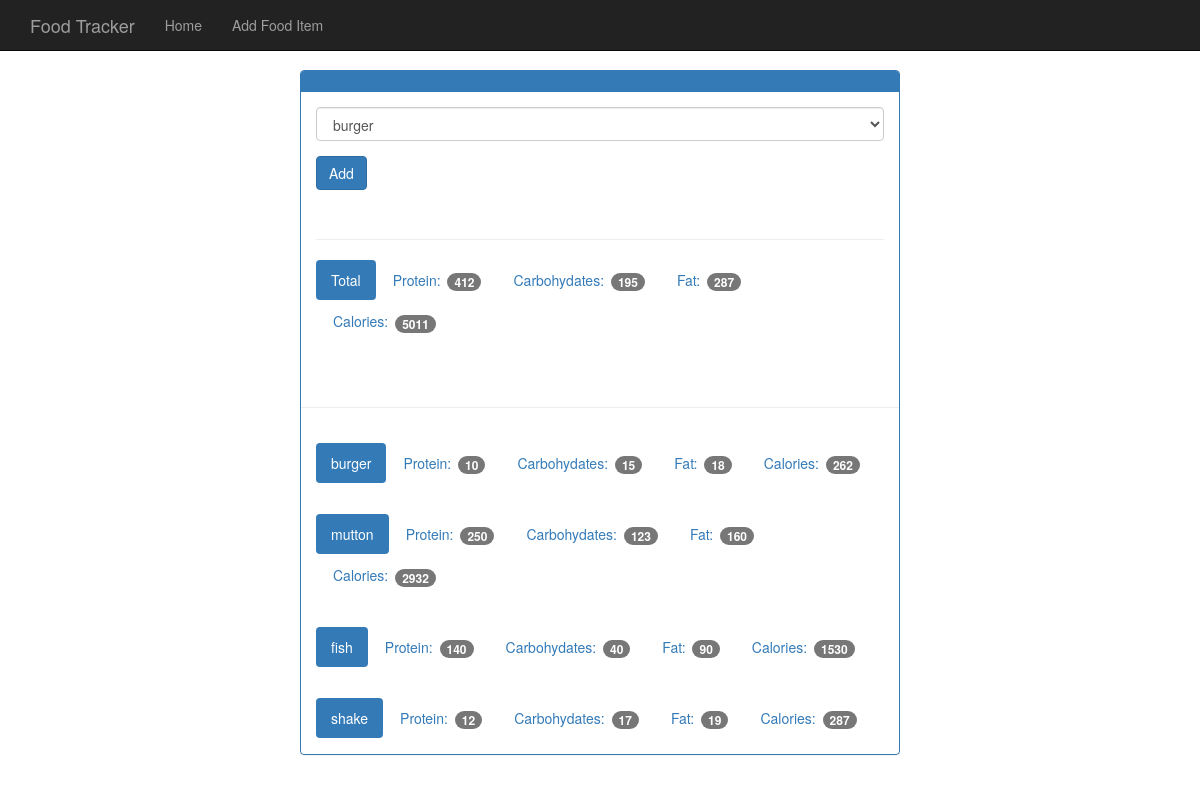
The app's page /view/20210421 with its own data.
### tables this page shows
CREATE TABLE food (
    id integer primary key autoincrement,
    name text not null,
    protein integer not null,
    carbohydrates integer not null,
    fat integer not null,
    calories integer not null
);

### app.py (the view)
@app.route("/view/<date>",methods = ['POST','GET'])
def view(date):
    db = get_db()
    cur = db.execute('select id, entry_date from log_date where entry_date = ?',[date])
    date_result = cur.fetchone()
    if request.method == 'POST':
        db.execute('insert into food_date (food_id ,log_date_id) values (?,?) ',[request.form['food-select'],date_result['id']])
        db.commit()
    d = datetime.strptime(str(date_result['entry_date']), '%Y%m%d')
    pretty_date = datetime.strftime(d, "%B %d, %Y")
    food_cur = db.execute('select id,Name from food')
    food_results = food_cur.fetchall()
    log_cur = db.execute('select food.Name,food.protein,food.carbohydrates,food.fat,food.calories from log_date join food_date on food_date.log_date_id = log_date.id join food on food.id = food_date.food_id where log_date.entry_date = ?',[date])
    log_results = log_cur.fetchall()
    totals = {}
    totals['protein'] = 0
    totals['carbohydrates'] = 0
    totals['fat'] = 0
    totals['calories'] = 0
    for food in log_results:
        totals['protein'] += food['protein']
        totals['carbohydrates']  += food['carbohydrates']
        totals['fat'] += food['fat']
        totals['calories'] += food['calories']
    return render_template("day.html",entry_date = date_result['entry_date'], pretty_date = pretty_date ,food_results = food_results, log_results = log_results ,totals = totals)

### database.py (called while the page is built)
def connect_db():
    sql = sqlite3.connect('food_log.db')
    sql.row_factory = sqlite3.Row
    return sql

def get_db():
    if not hasattr(g,'sqlite_db'):
        g.sqlite_db = connect_db()
    return g.sqlite_db

### templates/day.html (shortened to what this page needs)
{% extends "base.html" %}
{% block body %}
<nav class="navbar navbar-inverse navbar-fixed-top">
  <div class="container">
    <div class="navbar-header">
      <a class="navbar-brand" href="{{url_for('index')}}">Food Tracker</a>
    </div>
    <div id="navbar" class="navbar-collapse collapse">
      <ul class="nav navbar-nav">
        <li><a href="{{url_for('index')}}">Home</a></li>
        <li><a href="{{url_for('food')}}">Add Food Item</a></li>
      </ul>
    </div>
  </div>
</nav>
<div class="container theme-showcase col-sm-6 col-sm-offset-3" role="main">
  <div class="row">
    <div>
      <div class="panel panel-primary">
        <div class="panel-heading">
        </div>
        <div class="panel-body">
          <form method="POST" action="{{url_for('view',date =entry_date)}}">
            <div class="form-group">
              <select class="form-control" name=food-select>
                {%for food in food_results%}
                <option value={{food.id}}>{{food.Name}}</option>
                {%endfor%}
              </select>
            </div>
            <button type="submit" class="btn btn-primary">Add</button>
          </form>
          <div class="page-header"></div>
          <ul class="nav nav-pills" role="tablist">
            <li class="active"><a>Total</a></li>
            <li><a>Protein: <span class="badge">{{totals.protein}}</span></a></li>
            <li><a>Carbohydates: <span class="badge">{{totals.carbohydrates}}</span></a></li>
            <li><a>Fat: <span class="badge">{{totals.fat}}</span></a></li>
            <li><a>Calories: <span class="badge">{{totals.calories}}</span></a></li>
          </ul>
        </div>
        <div class="page-header"></div>
        {%for food in log_results%}
        <div class="panel-body">
          <ul class="nav nav-pills" role="tablist">
            <li class="active"><a>{{food.Name}}</a></li>
            <li><a>Protein: <span class="badge">{{food.protein}}</span></a></li>
            <li><a>Carbohydates: <span class="badge">{{food.carbohydrates}}</span></a></li>
            <li><a>Fat: <span class="badge">{{food.fat}}</span></a></li>
            <li><a>Calories: <span class="badge">{{food.calories}}</span></a></li>
          </ul>
        </div>
        {%endfor%}
      </div>
    </div>
  </div>
</div>
{% endblock %}

### templates/base.html (shortened to what this page needs)
<!DOCTYPE html>
<html lang="en">
<head>
    <link href="{{ url_for('static', filename='bootstrap.min.css') }}" rel="stylesheet">
    <link href="{{ url_for('static', filename='theme.css') }}" rel="stylesheet">
</head>
<body>
    {% block body %}{% endblock %}
</body>
</html>

### static/theme.css (style rules this page uses)
body { padding-top: 70px; padding-bottom: 30px; }

### records on screen
food: Name "burger", protein "10", carbohydrates "15", fat "18", calories "262"
food: Name "mutton", protein "250", carbohydrates "123", fat "160", calories "2932"
food: Name "fish", protein "140", carbohydrates "40", fat "90", calories "1530"
food: Name "shake", protein "12", carbohydrates "17", fat "19", calories "287"

### other values on screen
{{ totals.protein }} "412"
{{ totals.carbohydrates }} "195"
{{ totals.fat }} "287"
{{ totals.calories }} "5011"
form field food-select "burger"
